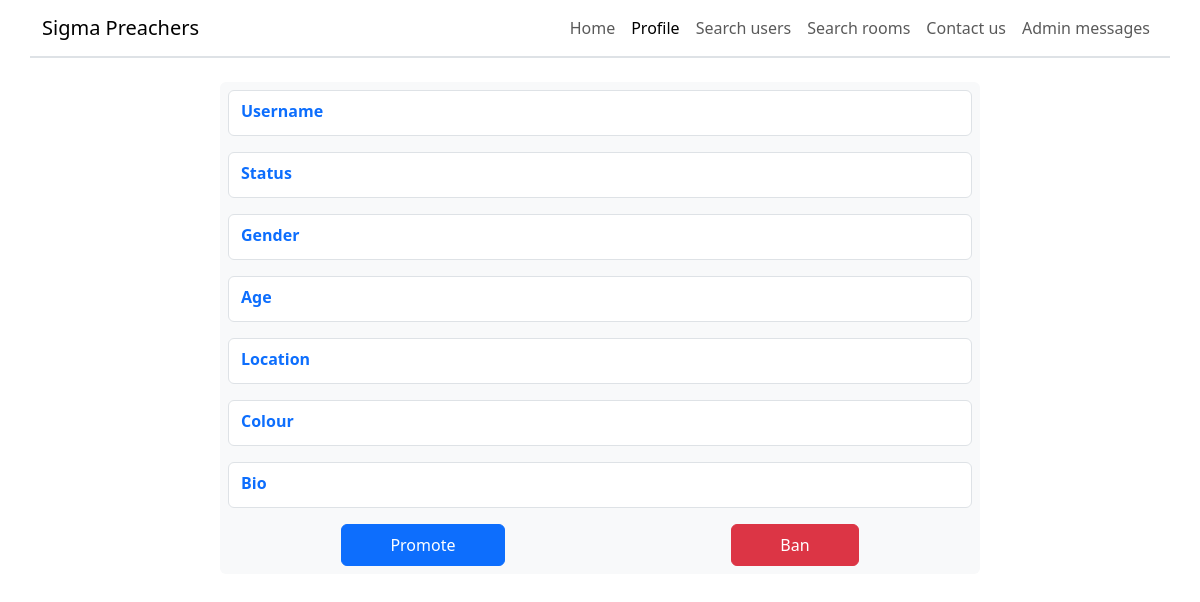
/view_profile/2 (signed in), run on an earlier commit of the app's database.
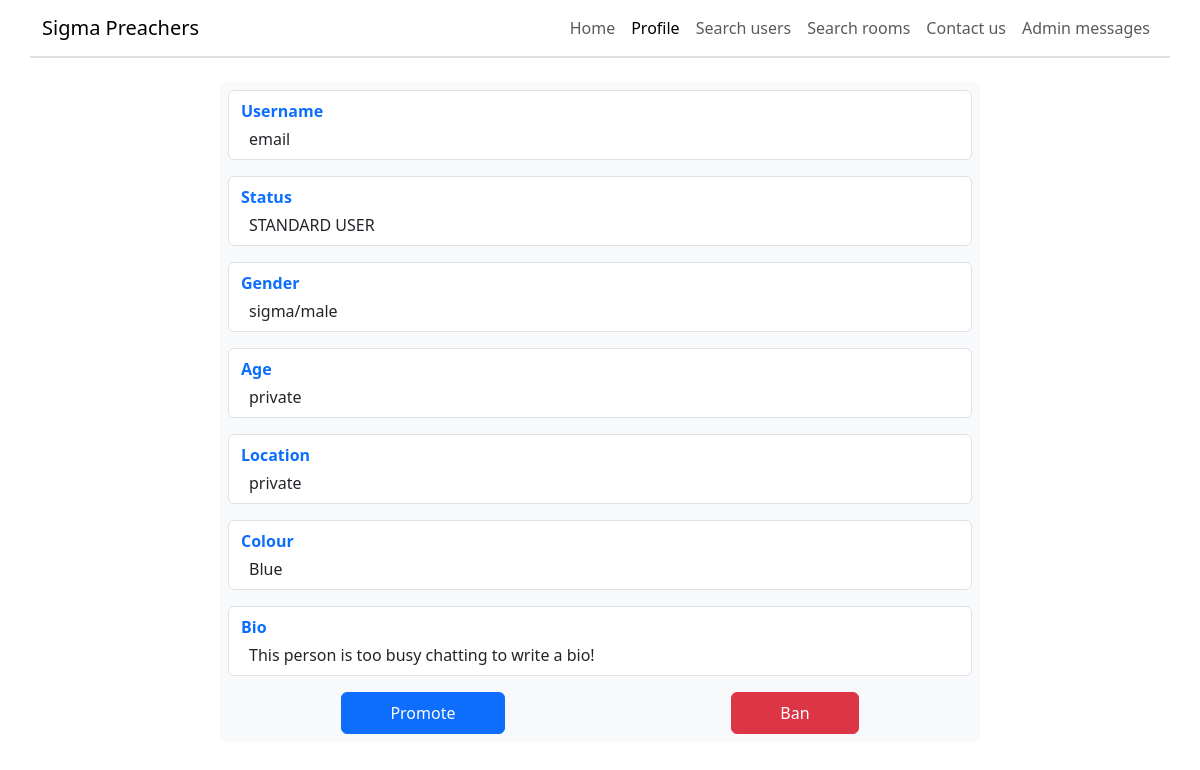
And on a later commit of the database.
### project/database/create_db.py (models this page shows)
class User(UserMixin, db.Model):
    __tablename__ = "users"
    id = db.Column(db.Integer, primary_key=True, autoincrement=True)
    username = db.Column(db.String(67), unique=True, nullable=False)
    password = db.Column(db.Integer, nullable=False)  # Only store password hash
    status = db.Column(db.String(20), default="STANDARD USER", nullable=False)
    gender = db.Column(db.String(67), default="sigma/male", nullable=False)
    age = db.Column(db.Integer, default=-1, nullable=False)
    location = db.Column(db.String(67), default="private", nullable=False)
    bio = db.Column(
        db.String(255),
        default="This person is too busy chatting to write a bio!",
        nullable=False,
    )
    banned = db.Column(db.Boolean, default=False, nullable=False)
    ban_end = db.Column(db.Integer, default=int(datetime.now().timestamp()))
    colour = db.Column(db.String(255), default="Blue", nullable=False)
    email = db.Column(db.String(255))
    email_verification_code = db.Column(db.Integer)
    email_verified = db.Column(db.Boolean, nullable=False, default=False)
    room_access = db.relationship("RoomAccess", backref="user")
    admin_messages = db.relationship("AdminMessage", backref="user")
    room_message = db.relationship("RoomMessage", backref="user")

### project/routes/view_profile.py (the view)
@view_profile_bp.route("/view_profile/<int:id>")
@login_required
def view_profile(id):
    ban_service = BanService(id)
    ban_service.is_user_banned()
    service = ViewProfileService(id)
    user_details = service.get_user_object()
    own_profile = id == current_user.id
    return render_template(
        "view_profile.html", user_details=user_details, own_profile=own_profile
    )

### project/database/select_db.py (called while the page is built)
    @staticmethod
    def select_user_with_id(user_id: int) -> User | None:
        found_user = User.query.filter(User.id == user_id).first()
        if found_user is None:
            return None
        if type(found_user.ban_end) == str:
            return found_user
        found_user.ban_end = datetime.fromtimestamp(
            found_user.ban_end
        ).strftime("%d/%m/%Y")
        return found_user

    @staticmethod
    def is_banned(user_id: int) -> bool:
        user = User.query.filter(User.id == user_id).first()
        if user is None:
            return True
        return user.banned

    @staticmethod
    def has_ban_ended(user_id: int) -> bool:
        user = User.query.filter(User.id == user_id).first()
        if user is None:
            return False
        current_time = int(datetime.now().timestamp())
        if current_time >= user.ban_end:
            return True
        return False

### project/services/ban.py (called while the page is built)
    def is_user_banned(self):
        banned = Select.is_banned(self.user_id)
        if not banned:
            return False
        if Select.has_ban_ended(self.user_id):
            self.unban_user()
            return False
        return True

### project/services/view_profile.py (called while the page is built)
    def get_user_object(self) -> User:
        return Select.select_user_with_id(self.user_id)

### project/templates/view_profile.html (shortened to what this page needs)
{% extends "base_header.html" %}
{% block main %}
<main class="mt-4">
    <div class="row d-flex justify-content-center mb-5">
        <div class="bg-light rounded p-2 mb-5 col-sm-8">
            <div class="d-flex flex-column row border py-2 mx-0 rounded mb-3" style="background-color: white;">
                <p class="text-primary fw-bold ms-0 my-0">Username</p>
                <p class="mt-1 ms-2 mb-0">{{ user_details.username }}</p>
            </div>
            <div class="d-flex flex-column row border py-2 mx-0 rounded mb-3" style="background-color: white;">
                <p class="text-primary fw-bold ms-0 my-0">Status</p>
                <p class="mt-1 ms-2 mb-0">{{ user_details.status }}</p>
            </div>
            <div class="d-flex flex-column row border py-2 mx-0 rounded mb-3" style="background-color: white;">
                <p class="text-primary fw-bold ms-0 my-0">Gender</p>
                <p class="mt-1 ms-2 mb-0">{{ user_details.gender }}</p>
            </div>
            <div class="d-flex flex-column row border py-2 mx-0 rounded mb-3" style="background-color: white;">
                <p class="text-primary fw-bold ms-0 my-0">Age</p>
                {% if user_details.age == -1 %}
                <p class="mt-1 ms-2 mb-0">private</p>
                {% else %}
                <p class="mt-1 ms-2 mb-0">{{ user_details.age }}</p>
                {% endif %}
            </div>
            <div class="d-flex flex-column row border py-2 mx-0 rounded mb-3" style="background-color: white;">
                <p class="text-primary fw-bold ms-0 my-0">Location</p>
                <p class="mt-1 ms-2 mb-0">{{ user_details.location }}</p>
            </div>
            <div class="d-flex flex-column row border py-2 mx-0 rounded mb-3" style="background-color: white;">
                <p class="text-primary fw-bold ms-0 my-0">Colour</p>
                <p class="mt-1 ms-2 mb-0">{{ user_details.colour }}</p>
            </div>
            <div class="d-flex flex-column row border py-2 mx-0 rounded" style="background-color: white;">
                <p class="text-primary fw-bold ms-0 my-0">Bio</p>
                <p class="mt-1 ms-2 mb-0 text-break">{{ user_details.bio }}</p>
            </div>
            {% if current_user.username == "MASTER" and not own_profile and user_details.status != "BANNED" %}
            <div class="d-flex justify-content-center" style="width: 100%">
                <a href="/promote_user/{{ user_details.id }}" class="btn btn-primary py-2 mt-3 px-5 mx-auto">Promote</a>
                <a href="/ban_user/{{ user_details.id }}" class="btn btn-danger py-2 mt-3 px-5 mx-auto">Ban</a>
            </div>
            {% elif current_user.username == "MASTER" and not own_profile %}
            <div class="d-flex justify-content-center" style="width: 100%">
                <a href="/unban_user/{{ user_details.id }}" class="btn btn-primary py-2 mt-3 px-5 mx-auto">Unban</a>
            </div>
            {% elif own_profile %}
            <div class="d-flex justify-content-center" style="width: 100%">
                <a href="/logout" class="btn btn-warning py-2 mx-auto mt-3 px-5">Logout</a>
                <a href="/change_email" class="btn btn-primary py-2 mx-auto mt-3 px-5">Change email</a>
            </div>
            {% endif %}
        </div>
    </div>
</main>
{% endblock %}

### project/templates/base_header.html (shortened to what this page needs)
{% extends "base.html" %}
{% block body %}
<header class="row border-bottom border-2">
    <nav class="navbar navbar-expand-sm">
        <div class="container-fluid">
            <a class="navbar-brand" href="/">Sigma Preachers</a>
            <div class="collapse navbar-collapse" id="collapsibleNavbar">
                <ul class="navbar-nav ms-auto">
                    <li class="nav-item">
                        <a class="nav-link" href="/home" id="home">Home</a>
                    </li>
                    <li class="nav-item">
                        <a class="nav-link" href="/view_profile/{{ current_user.id }}" id="profile">Profile</a>
                    </li>
                    <li class="nav-item">
                        <a class="nav-link" href="/search_users" id="search-users">Search users</a>
                    </li>
                    <li class="nav-item">
                        <a class="nav-link" href="/search_rooms" id="search-rooms">Search rooms</a>
                    </li>
                    <li class="nav-item">
                        <a class="nav-link" href="/contact_us" id="contact-us">Contact us</a>
                    </li>
                    {% if current_user.status == "ADMIN" or current_user.status == "MASTER" %}
                    <li class="nav-item">
                        <a class="nav-link" href="/admin_messages" id="admin-messages">Admin messages</a>
                    </li>
                    {% endif %}
                </ul>
            </div>
        </div>
    </nav>
</header>
{% block main %}{% endblock %}
{% endblock %}

### project/templates/base.html (shortened to what this page needs)
<!doctype html>
<html lang="en" data-bs-theme="light">
    <head>
        <link
            href="https://cdn.jsdelivr.net/npm/bootstrap@5.3.8/dist/css/bootstrap.min.css"
            rel="stylesheet"
        />
    </head>
    <body class="container">
        {% block body %}{% endblock %}
    </body>
</html>

What changed in the data, as far as the page shows it:
added User: username "email", status "STANDARD USER", gender "sigma/male", location "private", colour "Blue", bio "This person is too busy chatting to write a bio!"
Also different on the page:
text now shown: "private"
